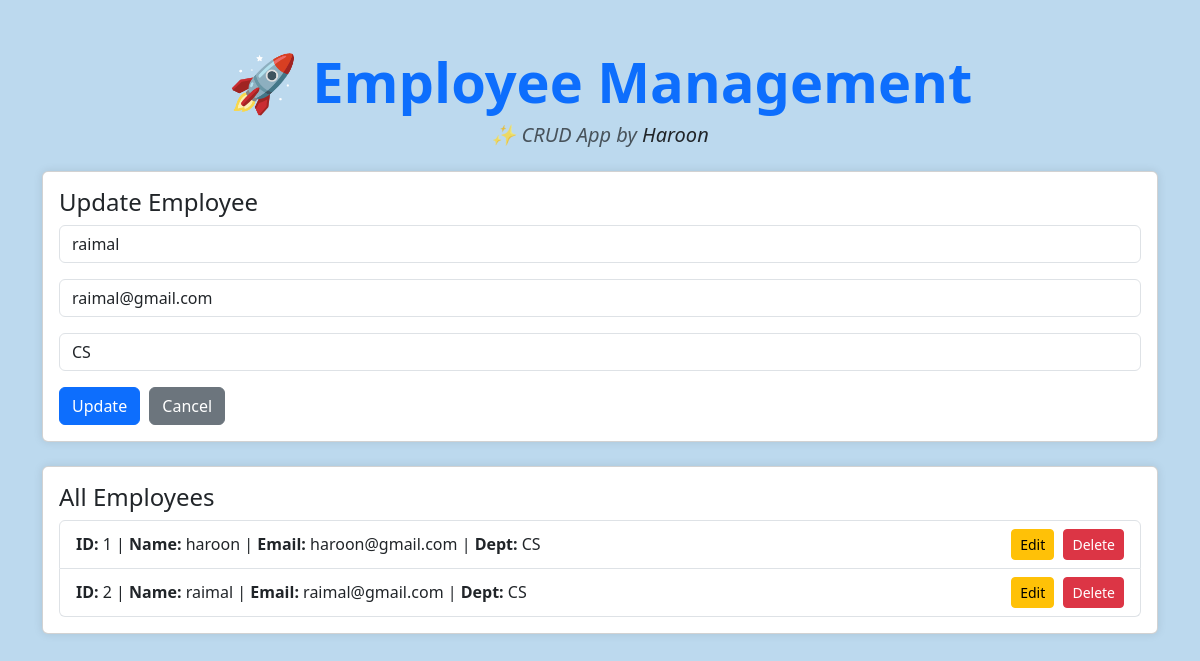
Page /edit/2 on the committed database.
### models.py (models this page shows, shortened)
class Employee(db.Model):
    id=db.Column(db.Integer,primary_key=True)
    name=db.Column(db.String(60),nullable=False)
    email=db.Column(db.String(60),nullable=False,unique=True)
    department=db.Column(db.String(60),nullable=False)

### app.py (the view, shortened to what this page needs)
@app.route('/edit/<int:id>',methods=['GET','POST'])
def edit(id):
    emp=Employee.query.get_or_404(id)
    employees=Employee.query.all()
    return render_template('index.html',employees=employees,edit_emp=emp)

### templates/index.html (shortened to what this page needs)
<!DOCTYPE html>
<html>
<head>
    <link href="https://cdn.jsdelivr.net/npm/bootstrap@5.3.3/dist/css/bootstrap.min.css" rel="stylesheet">
</head>
<body>
    <div class="container mt-5">
       <h1 class="text-center mb-2 fw-bold text-primary display-4">🚀 Employee Management</h1>
<h5 class="text-center text-muted mb-4 fst-italic">✨ CRUD App by <span class="text-dark">Haroon</span></h5>
        <div class="card mb-4">
            <div class="card-body">
                {% if edit_emp %}
                    <h4 class="card-title">Update Employee</h4>
                    <form method="POST" action="/edit/{{ edit_emp.id }}">
                        <div class="mb-3">
                            <input type="text" class="form-control" name="name" value="{{ edit_emp.name }}" required>
                        </div>
                        <div class="mb-3">
                            <input type="email" class="form-control" name="email" value="{{ edit_emp.email }}" required>
                        </div>
                        <div class="mb-3">
                            <input type="text" class="form-control" name="department" value="{{ edit_emp.department }}" required>
                        </div>
                        <button type="submit" class="btn btn-primary btn-space">Update</button>
                        <a href="/" class="btn btn-secondary">Cancel</a>
                    </form>
                {% endif %}
            </div>
        </div>
        <div class="card">
            <div class="card-body">
                <h4 class="card-title">All Employees</h4>
                {% if employees %}
                    <ul class="list-group">
                        {% for emp in employees %}
                            <li class="list-group-item d-flex justify-content-between align-items-center">
                                <div>
                                    <strong>ID:</strong> {{ emp.id }} |
                                    <strong>Name:</strong> {{ emp.name }} |
                                    <strong>Email:</strong> {{ emp.email }} |
                                    <strong>Dept:</strong> {{ emp.department }}
                                </div>
                                <div>
                                    <a href="/edit/{{ emp.id }}" class="btn btn-sm btn-warning btn-space">Edit</a>
                                    <a href="/delete/{{ emp.id }}" class="btn btn-sm btn-danger" onclick="return confirm('Are you sure?')">Delete</a>
                                </div>
                            </li>
                        {% endfor %}
                    </ul>
                {% else %}
                    <p class="text-muted">No employees found.</p>
                {% endif %}
            </div>
        </div>
    </div>
</body>
</html>

### templates/index.html (style rules this page uses)
body { background-color: #bcd9ee; }
.card { box-shadow: 0 0 10px rgba(0, 0, 0, 0.1); }
.btn-space { margin-right: 5px; }

### rows in the picture
Employee: name "raimal", email "raimal@gmail.com", department "CS", id "2"
Employee: id "1", name "haroon", email "haroon@gmail.com", department "CS"
